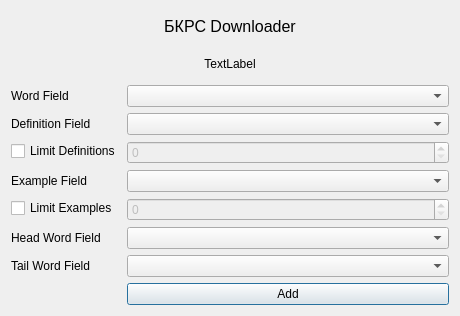
<?xml version="1.0" encoding="UTF-8"?>
<ui version="4.0">
 <class>Dialog</class>
 <widget class="QDialog" name="Dialog">
  <property name="geometry">
   <rect>
    <x>0</x>
    <y>0</y>
    <width>460</width>
    <height>316</height>
   </rect>
  </property>
  <property name="windowTitle">
   <string/>
  </property>
  <layout class="QVBoxLayout" name="verticalLayout">
   <item>
    <widget class="QLabel" name="dialogHeader">
     <property name="font">
      <font>
       <pointsize>12</pointsize>
      </font>
     </property>
     <property name="text">
      <string>БКРС Downloader</string>
     </property>
     <property name="alignment">
      <set>Qt::AlignCenter</set>
     </property>
    </widget>
   </item>
   <item>
    <widget class="QLabel" name="icon">
     <property name="text">
      <string>TextLabel</string>
     </property>
     <property name="alignment">
      <set>Qt::AlignCenter</set>
     </property>
    </widget>
   </item>
   <item>
    <layout class="QFormLayout" name="formLayout">
     <item row="1" column="0">
      <widget class="QLabel" name="label">
       <property name="text">
        <string>Word Field</string>
       </property>
      </widget>
     </item>
     <item row="1" column="1">
      <widget class="QComboBox" name="wordFieldComboBox"/>
     </item>
     <item row="2" column="0">
      <widget class="QLabel" name="label_2">
       <property name="text">
        <string>Definition Field</string>
       </property>
      </widget>
     </item>
     <item row="2" column="1">
      <widget class="QComboBox" name="definitionFieldComboBox"/>
     </item>
     <item row="3" column="0">
      <widget class="QCheckBox" name="numberOfDefinitionsCheckBox">
       <property name="text">
        <string>Limit Definitions</string>
       </property>
      </widget>
     </item>
     <item row="3" column="1">
      <widget class="QSpinBox" name="numberOfDefinitionsSpinBox">
       <property name="enabled">
        <bool>false</bool>
       </property>
      </widget>
     </item>
     <item row="4" column="0">
      <widget class="QLabel" name="label_3">
       <property name="text">
        <string>Example Field</string>
       </property>
      </widget>
     </item>
     <item row="4" column="1">
      <widget class="QComboBox" name="exampleFieldComboBox"/>
     </item>
     <item row="5" column="1">
      <widget class="QSpinBox" name="numberOfExamplesSpinBox">
       <property name="enabled">
        <bool>false</bool>
       </property>
      </widget>
     </item>
     <item row="8" column="1">
      <widget class="QPushButton" name="addButton">
       <property name="text">
        <string>Add</string>
       </property>
      </widget>
     </item>
     <item row="5" column="0">
      <widget class="QCheckBox" name="numberOfExamplesCheckBox">
       <property name="text">
        <string>Limit Examples</string>
       </property>
      </widget>
     </item>
     <item row="6" column="0">
      <widget class="QLabel" name="label_4">
       <property name="text">
        <string>Head Word Field</string>
       </property>
      </widget>
     </item>
     <item row="6" column="1">
      <widget class="QComboBox" name="headWordFieldComboBox"/>
     </item>
     <item row="7" column="1">
      <widget class="QComboBox" name="tailWordFieldComboBox"/>
     </item>
     <item row="7" column="0">
      <widget class="QLabel" name="label_5">
       <property name="text">
        <string>Tail Word Field</string>
       </property>
      </widget>
     </item>
    </layout>
   </item>
  </layout>
 </widget>
 <tabstops>
  <tabstop>wordFieldComboBox</tabstop>
  <tabstop>definitionFieldComboBox</tabstop>
  <tabstop>numberOfDefinitionsCheckBox</tabstop>
  <tabstop>numberOfDefinitionsSpinBox</tabstop>
  <tabstop>exampleFieldComboBox</tabstop>
  <tabstop>numberOfExamplesCheckBox</tabstop>
  <tabstop>numberOfExamplesSpinBox</tabstop>
  <tabstop>addButton</tabstop>
 </tabstops>
 <resources/>
 <connections/>
</ui>
